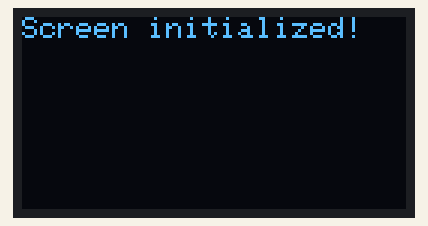
Simulated run of this sketch. Board: Arduino Uno, built with avr-gcc and run on an emulated ATmega328P. Shown: 128×64 one-colour display. Random numbers use the default seed unless the sketch sets one.

Above: at 0.1 s.
At 0.74 s:
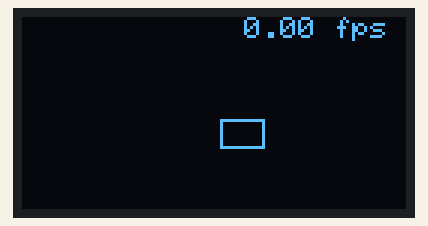
At 5.51 s:
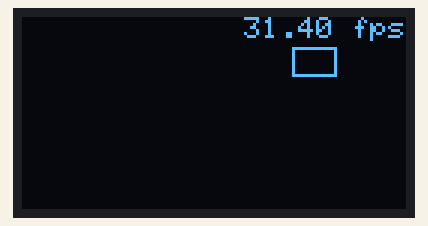
At 10.28 s:
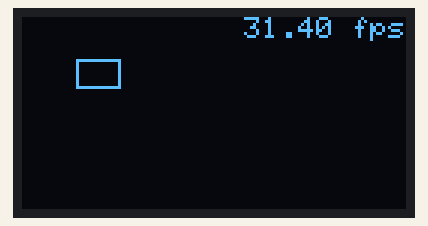
At 20.14 s:
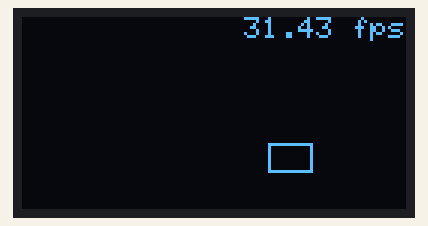
At 39.55 s:
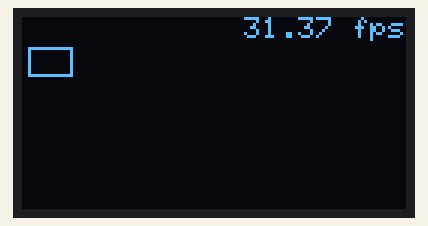

The sketch:

OledRectangleBounce.ino
```cpp
#include <Wire.h>
#include <SPI.h>

#include <Adafruit_GFX.h>
#include <Adafruit_SSD1306.h>

#define SCREEN_WIDTH 128 // OLED display width, in pixels
#define SCREEN_HEIGHT 64 // OLED display height, in pixels

// Declaration for an SSD1306 display connected to I2C (SDA, SCL pins)
#define OLED_RESET     4 // Reset pin # (or -1 if sharing Arduino reset pin)
Adafruit_SSD1306 _display(SCREEN_WIDTH, SCREEN_HEIGHT, &Wire, OLED_RESET);

const int DELAY_LOOP_MS = 3; // change to slow down how often to read and graph value

// Rectangle variables
const int _rectWidth = 15;
const int _rectHeight = 10;
int _xRect = 0;
int _yRect = 0;
int _xSpeed = 0;
int _ySpeed = 0;

// for tracking fps
float _fps = 0;
unsigned long _frameCount = 0;
unsigned long _fpsStartTimeStamp = 0;

// status bar
const boolean _drawStatusBar = true; // change to show/hide status bar

void setup() {
  Serial.begin(9600);

  initializeOledAndShowStartupScreen();

  // Initialize Rectangle to center of screen
  _xRect = _display.width() / 2;
  _yRect = _display.height() / 2;

  // Gets a random long between min and max - 1
  // https://www.arduino.cc/reference/en/language/functions/random-numbers/random/
  _xSpeed = random(1, 4);
  _ySpeed = random(1, 4);

  //Serial.println((String)"_xRect:" + _xRect + " _xRect:" + _xRect + " _xSpeed:" + _xSpeed + " _ySpeed:" + _ySpeed);
  _fpsStartTimeStamp = millis();
}

void loop() {

  _display.clearDisplay();

  if(_drawStatusBar){
    drawStatusBar();
  }

  calcFrameRate();

  // Update Rect based on speed location
  _xRect += _xSpeed;
  _yRect += _ySpeed;

  // Check for rectangle bounce
  if(_xRect <= 0 || _xRect + _rectWidth >= _display.width()){
    _xSpeed = _xSpeed * -1; // reverse x direction
  }

  if(_yRect <= 0 || _yRect + _rectHeight >= _display.height()){
    _ySpeed = _ySpeed * -1; // reverse y direction
  }

  // Draw rectangle
  _display.drawRect(_xRect, _yRect, _rectWidth, _rectHeight, SSD1306_WHITE);

  // Render buffer to screen
  _display.display();

  if(DELAY_LOOP_MS > 0){
    delay(DELAY_LOOP_MS);
  }

  //Serial.println((String)"_xRect:" + _xRect + " _xRect:" + _xRect + " _xSpeed:" + _xSpeed + " _ySpeed:" + _ySpeed);
}

/**
 * Call this from setup() to initialize the OLED screen
 */
void initializeOledAndShowStartupScreen(){
  // SSD1306_SWITCHCAPVCC = generate display voltage from 3.3V internally
  if (!_display.begin(SSD1306_SWITCHCAPVCC, 0x3D)) { // Address 0x3D for 128x64
    Serial.println(F("SSD1306 allocation failed"));
    for (;;); // Don't proceed, loop forever
  }

  // Clear the buffer
  _display.clearDisplay();

  _display.setTextSize(1);
  _display.setTextColor(WHITE, BLACK);
  _display.setCursor(0, 0);
  _display.println("Screen initialized!");
  _display.display();
  delay(500);
  _display.clearDisplay();
}

/**
 * Call this every frame to calculate frame rate
 */
void calcFrameRate() {
  unsigned long elapsedTime = millis() - _fpsStartTimeStamp;
  _frameCount++;
  if (elapsedTime > 1000) {
    _fps = _frameCount / (elapsedTime / 1000.0);
    _fpsStartTimeStamp = millis();
    _frameCount = 0;
  }
}

/**
 * Draws the status bar at top of screen with fps
 */
void drawStatusBar() {

  // Draw frame count
  int16_t x1, y1;
  uint16_t w, h;
  _display.getTextBounds("XX.XX fps", 0, 0, &x1, &y1, &w, &h);
  _display.setCursor(_display.width() - w, 0);
  _display.print(_fps);
  _display.print(" fps");
}
```

Blinker.cpp
```cpp
#include "Blinker.h"

/**
* This Blinker constructor takes parameters pin and blinkInterval,
* pin specifies the output pin, and blinkInterval specifies the time
* in between each blink of the LED
*/
Blinker::Blinker(const int pin, const unsigned long blinkInterval) :
  _pin(pin), _interval(blinkInterval) // initialize const like this in C++
{
  _state = LOW;
  _prevTime = 0;
  pinMode(_pin, OUTPUT);
}

/**
* Calculates whether to toggle output state based on the set interval
* Call this function once per loop()
*/
void Blinker::update() {
  unsigned long currentTime = millis();

  if (currentTime - _prevTime >= _interval) {
    _prevTime = currentTime;
    _state = !_state;
    digitalWrite(_pin, _state);
  }
}
```

Blinker.h
```cpp
/**
 * This class toggles output between HIGH and LOW for a given pin
 * based on the provided "blink" interval
 *
 * Usage:
 *  Blinker _ledBlinker(3, 200); // blinks Pin 3 on/off every 200 ms
 *
 *  loop(){
 *    _ledBlinker.update();
 *  }
 */

#include <Arduino.h>

class Blinker{

  private:
    const int _pin;                 // output pin
    const unsigned long _interval;  // blink interval in ms

    int _state;                     // current state (either HIGH OR LOW)
    unsigned long _prevTime;        // last state toggle in ms

  public:
    Blinker(const int pin, const unsigned long blinkInterval);
    void update();
};
```
